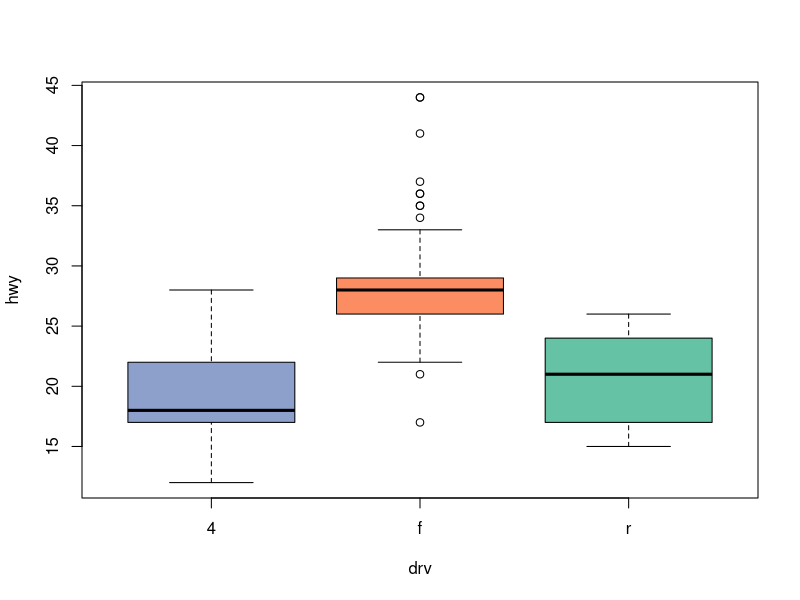
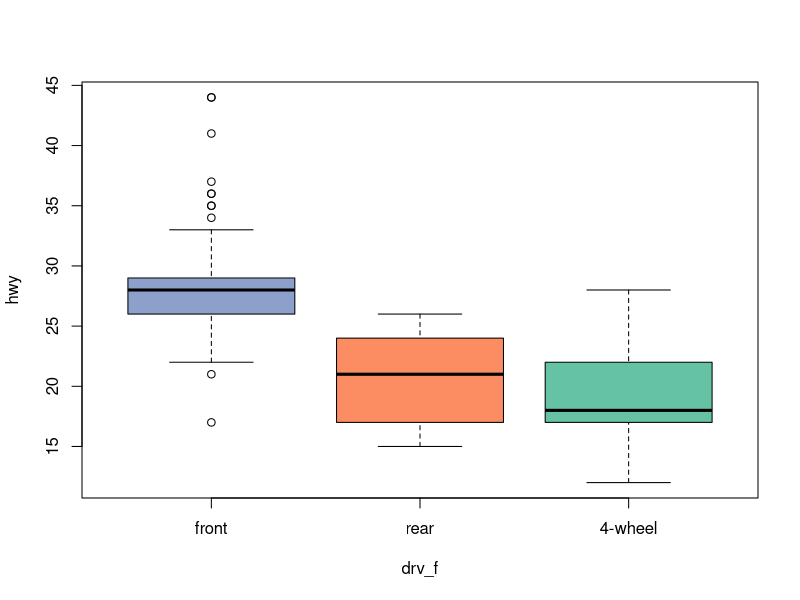
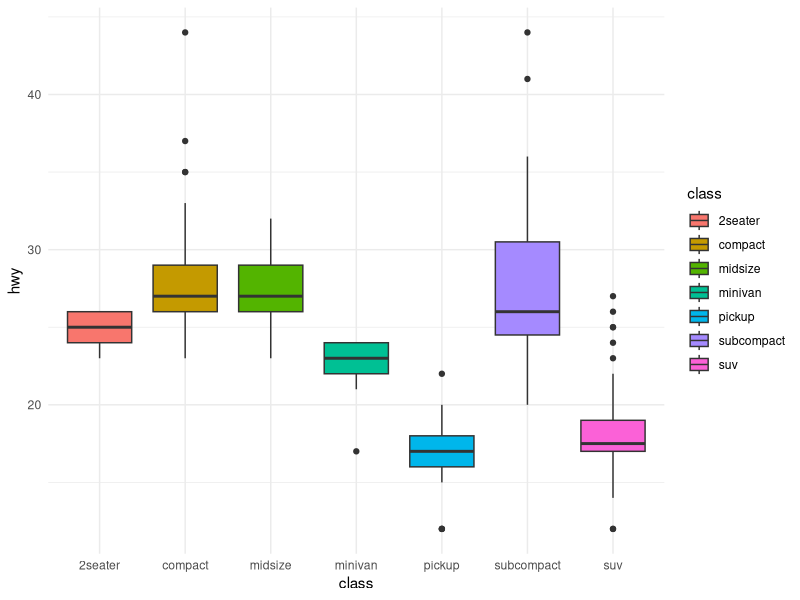
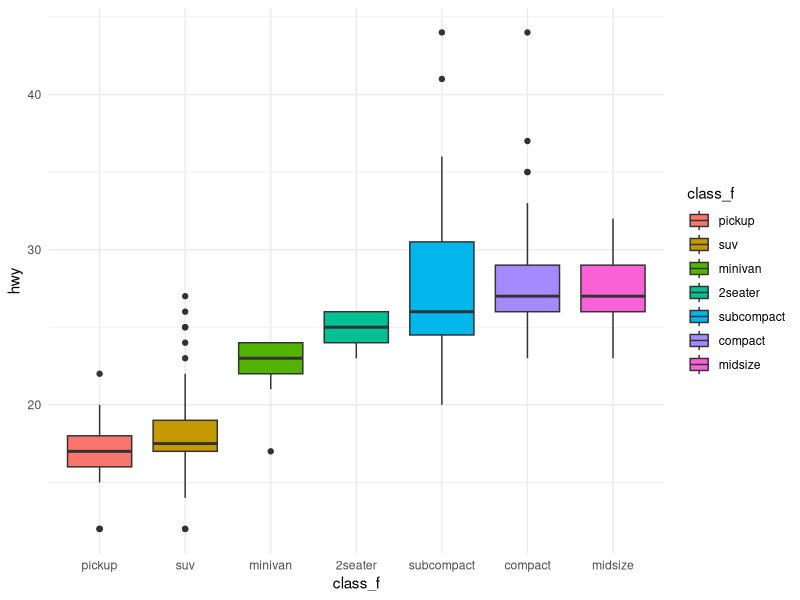
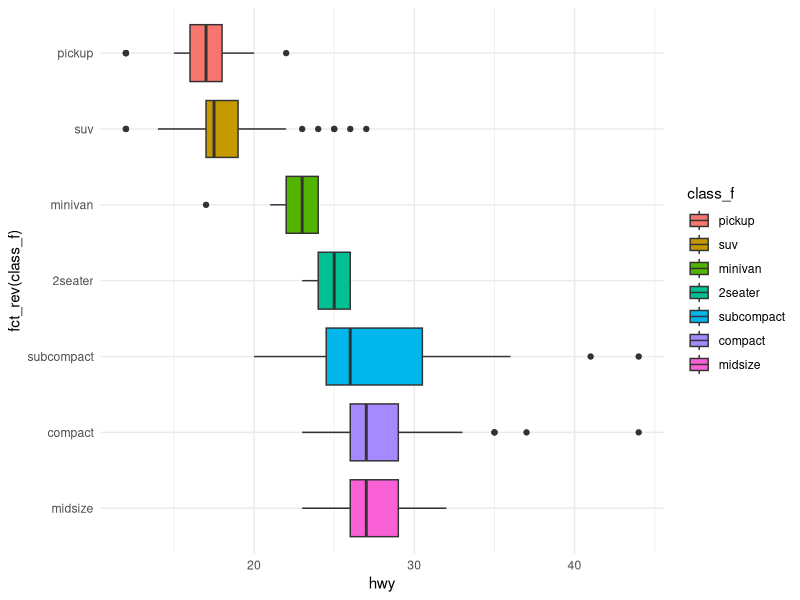
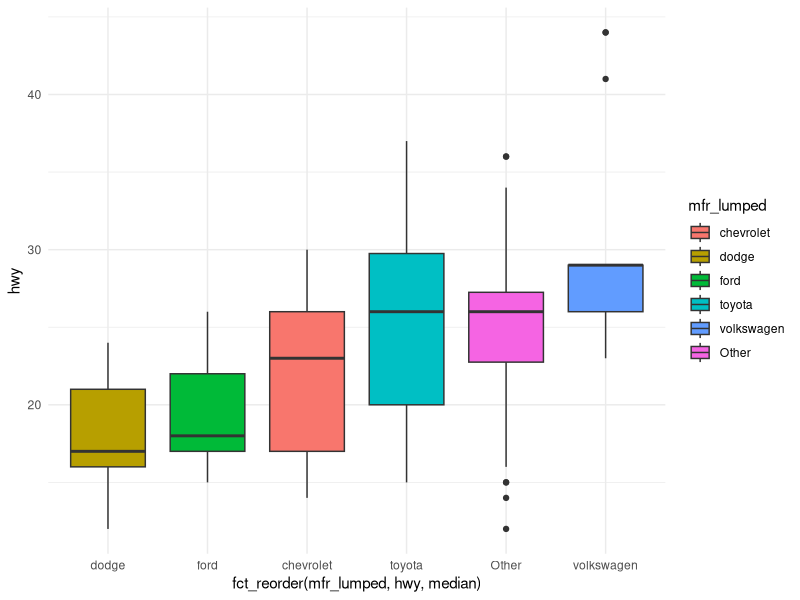

The R source for these figures, in order:
## ---- chunk 1
#| message: false
#| warning: false
#| include: false

library(tidyverse)

## ---- chunk 2
#| echo: true
#| code-fold: false
#| message: false
data(mpg)
str(mpg)
## ---- chunk 3
#| echo: true
#| code-fold: false
# class和 drv 都是字符串
class(mpg$class)
class(mpg$drv)
unique(mpg$class)
unique(mpg$drv)
## ---- chunk 4
#| echo: true
#| code-fold: false
# 将 class 转为因子class_f, 并追加到mpg数据框中
mpg$class_f <- factor(mpg$class)
# 因子的level的排序，默认按字母顺序排
levels(mpg$class_f)
## ---- chunk 5
#| echo: true
#| code-fold: false
# 将 drv转为因子，按照油耗由低到高，手动指定levels 顺序和标签
mpg$drv_f <- factor(mpg$drv,levels = c("f", "r", "4"),
                    labels = c("front", "rear", "4-wheel"))
levels(mpg$drv_f)
table(mpg$drv_f)
## ---- chunk 6
#| echo: true
#| layout-ncol: 2
#| code-fold: true
# 字符串：x 轴按字母顺序，类别顺序混乱
boxplot(hwy ~ drv, data = mpg,
        col = c("#8DA0CB", "#FC8D62", "#66C2A5"))
# 因子：x 轴按 levels 定义的顺序（前驱 → 后驱 → 四驱）
boxplot(hwy ~ drv_f, data = mpg,
        col = c("#8DA0CB", "#FC8D62", "#66C2A5"))
## ---- chunk 7
#| echo: true
#| code-fold: false

# drv 为字符串时：参照组由字母顺序决定
# "4" 字母排最前，自动成为参照组
model1 <- lm(hwy ~ drv, data = mpg)
summary(model1)$coefficients
## ---- chunk 8
#| echo: true
#| code-fold: false
# drv_f 为因子时：levels 第一个元素"前驱"为参照组
model2 <- lm(hwy ~ drv_f, data = mpg)
summary(model2)$coefficients
## ---- chunk 9
#| echo: true
#| code-fold: false
# 按各车型高速油耗的中位数，从低到高排列 class
mpg$class_f <- fct_reorder(mpg$class_f, mpg$hwy, median)
levels(mpg$class_f)
table(mpg$class_f)
## ---- chunk 10
#| echo: true
#| code-fold: false
# 排序后绘图，类别顺序直接反映油耗高低，一目了然
ggplot(mpg, aes(x = class, y = hwy)) +
  geom_boxplot(aes(fill = class)) +
  theme_minimal()
## ---- chunk 11
#| echo: true
#| code-fold: false
# 排序后绘图，类别顺序直接反映油耗高低，一目了然
ggplot(mpg, aes(x = class_f, y = hwy)) +
  geom_boxplot(aes(fill = class_f)) +
  theme_minimal()
## ---- chunk 12
#| echo: true
#| code-fold: false
# 反转顺序（从高到低）
mpg$class_f_rev <- fct_rev(mpg$class_f)
levels(mpg$class_f_rev)
## ---- chunk 13
#| echo: true
#| code-fold: false
# 水平翻转后，最高油耗的车型显示在最上方，便于阅读
ggplot(mpg, aes(x = fct_rev(class_f), y = hwy)) +
  geom_boxplot(aes(fill = class_f)) +
  coord_flip() +
  theme_minimal()
## ---- chunk 14
#| echo: true
#| code-fold: false
# manufacturer 有 15 个品牌，太多了
table(mpg$manufacturer)
## ---- chunk 15
#| echo: true
#| code-fold: false
# 只保留频次最多的5个品牌，其余合并为 "Other"
mpg$mfr_lumped <- fct_lump_n(mpg$manufacturer, n = 5)
table(mpg$mfr_lumped)
## ---- chunk 16
#| echo: true
#| code-fold: false
ggplot(mpg, aes(x = fct_reorder(mfr_lumped, hwy, median),
                y = hwy)) +
  geom_boxplot(aes(fill = mfr_lumped)) +
  theme_minimal()
